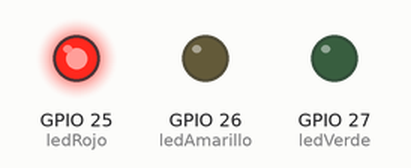
The sketch below on a simulated ESP32. Parts: output pins drawn as LEDs (lit = HIGH).

Above: at 2.5 s.
At 8.5 s:
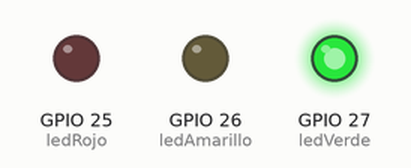
At 11.0 s:
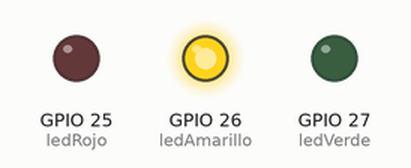
Timing chart, 0 to 15.6 s (numbered marks = the images above):
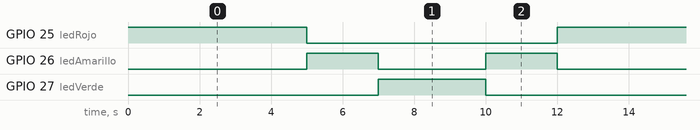

Measured:
- by itself, GPIO 25 (ledRojo): alternates HIGH for 5.0 s and LOW for 7.0 s
- by itself, GPIO 26 (ledAmarillo): repeats every 12.0 s: LOW 3.0 s, HIGH 2.0 s, LOW 5.0 s, HIGH 2.0 s
- by itself, GPIO 27 (ledVerde): alternates HIGH for 3.0 s and LOW for 9.0 s

The sketch:

semaforo.ino
```cpp
// Semáforo con ESP32
// Rojo: 5 segundos
// Verde: 3 segundos
// Amarillo: 2 segundos

int ledRojo = 25;
int ledAmarillo = 26;
int ledVerde = 27;

void setup() {
  pinMode(ledRojo, OUTPUT);
  pinMode(ledAmarillo, OUTPUT);
  pinMode(ledVerde, OUTPUT);
}

void loop() {
  // Rojo encendido
  digitalWrite(ledRojo, HIGH);
  digitalWrite(ledAmarillo, LOW);
  digitalWrite(ledVerde, LOW);
  delay(5000); // 5 segundos

   // Amarillo encendido
  digitalWrite(ledRojo, LOW);
  digitalWrite(ledAmarillo, HIGH);
  digitalWrite(ledVerde, LOW);
  delay(2000); // 2 segundos

  // Verde encendido
  digitalWrite(ledRojo, LOW);
  digitalWrite(ledAmarillo, LOW);
  digitalWrite(ledVerde, HIGH);
  delay(3000); // 3 segundos

  // Amarillo encendido
  digitalWrite(ledRojo, LOW);
  digitalWrite(ledAmarillo, HIGH);
  digitalWrite(ledVerde, LOW);
  delay(2000); // 2 segundos
}
```
